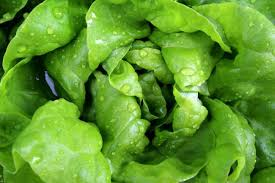
#> input picture data/split/test/biological/biological_10.jpg, 275 x 183 px; its folder holds 3 pictures in this run
$ jupyter execute --allow-errors 03_new_enhancement.ipynb
#> lines starting #> are read from the running program, lines starting #| are printed output that depends on the picture; pictures that were not available may be replaced by others from this repository, and a replacement may not be noted
#> in process_and_save_dataset, image is the input picture: shape (183, 275, 3); mean B, G, R 45, 152.2, 96.4
[cell 1]
from pathlib import Path

import cv2
import numpy as np
import matplotlib.pyplot as plt

import tensorflow as tf

[cell 2]
DATA_DIR = Path("../data/split")

TRAIN_DIR = DATA_DIR / "train"
VAL_DIR = DATA_DIR / "val"
TEST_DIR = DATA_DIR / "test"

IMG_SIZE = (224, 224)
BATCH_SIZE = 32
SEED = 42

LOAD DATASET

#> (a cell that did not finish here is left out)

## **Enhancement**

Fungsi CLAHE

[cell 4]
# [28 lines left out: function apply_clahe, not called in this run]

Fungsi Gaussian

[cell 5]
# [9 lines left out: function apply_gaussian, not called in this run]

Clahe + Gaussian

[cell 6]
# [9 lines left out: function apply_clahe_gaussian, not called in this run]

Data Sample

#> (a cell that did not finish here is left out)

Histogram sebelum dan Sesudah CLAHE

#> (a cell that did not finish here is left out)

[cell 9]
print("=== ORIGINAL ===")

#> (the rest of this cell did not finish here and is left out)

#> (a cell that did not finish here is left out)

Save as New Dataset

[cell 11]
from pathlib import Path

ENHANCED_DIR = Path("../data/enhanced")

CLAHE_DIR = ENHANCED_DIR / "clahe"

GAUSSIAN_DIR = ENHANCED_DIR / "gaussian"

CLAHE_GAUSSIAN_DIR = (
    ENHANCED_DIR / "clahe_gaussian"
)

[cell 12]
def apply_clahe_array(image):

    lab = cv2.cvtColor(
        image,
        cv2.COLOR_RGB2LAB
    )
#> lab: shape (183, 275, 3); mean of channels 0, 1, 2 144.4, 92.4, 174.6

    l, a, b = cv2.split(lab)
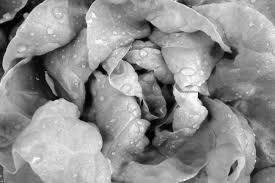
#> l: shape (183, 275); min 0, max 251, mean 144.4
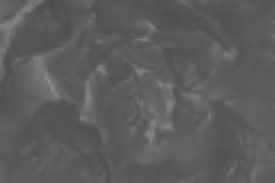
#> a: shape (183, 275); min 77, max 138, mean 92.4
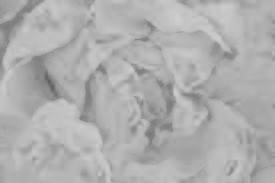
#> b: shape (183, 275); min 93, max 206, mean 174.6

    clahe = cv2.createCLAHE(
        clipLimit=2.0,
        tileGridSize=(8,8)
    )

    l = clahe.apply(l)
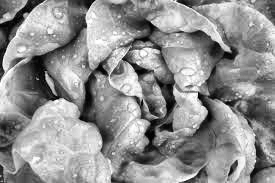
#> l: shape (183, 275); min 1, max 255, mean 144.8

    merged = cv2.merge(
        (l,a,b)
    )
#> merged: shape (183, 275, 3); mean of channels 0, 1, 2 144.8, 92.4, 174.6

    result = cv2.cvtColor(
        merged,
        cv2.COLOR_LAB2RGB
    )
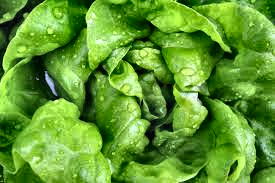
#> result: shape (183, 275, 3); mean R, G, B 97.1, 153.1, 48.5

    return result

[cell 13]
def apply_clahe_gaussian_array(image):

    image = apply_clahe_array(
        image
    )

    image = cv2.GaussianBlur(
        image,
        (3,3),
        0
    )

    return image

[cell 14]
def process_and_save_dataset(
    source_dir,
    destination_dir,
    enhancement_function
):

    source_dir = Path(source_dir)

    destination_dir = Path(
        destination_dir
    )

    for class_folder in source_dir.iterdir():

        if not class_folder.is_dir():
            continue

        print(
            f"Processing {class_folder.name}"
        )

        for image_path in class_folder.glob("*"):

            image = cv2.imread(
                str(image_path)
            )

            image = cv2.cvtColor(
                image,
                cv2.COLOR_BGR2RGB
            )

            enhanced = enhancement_function(
                image
            )

            save_path = (
                destination_dir
                / class_folder.name
                / image_path.name
            )

            enhanced = cv2.cvtColor(
                enhanced,
                cv2.COLOR_RGB2BGR
            )

            cv2.imwrite(
                str(save_path),
                enhanced
            )
#> pass 2 of the loop in process_and_save_dataset, `for class_folder in source_dir.iterdir():`:
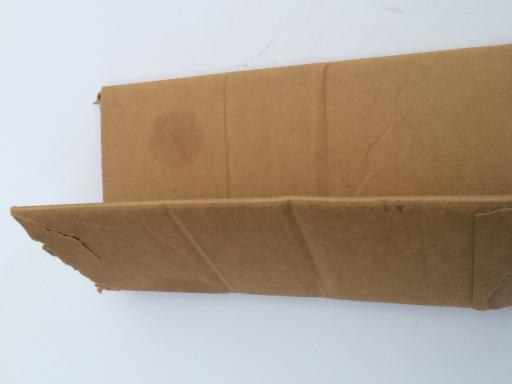
#> input picture data/split/test/cardboard/cardboard_1139.jpg, 512 x 384 px
#> in process_and_save_dataset, image is the input picture: shape (384, 512, 3); mean B, G, R 148.3, 161.9, 175.8
#> lab: shape (384, 512, 3); mean of channels 0, 1, 2 171, 132.2, 138
#> a: shape (384, 512)
#> b: shape (384, 512)
#> in apply_clahe_array (call 4), `l = clahe.apply(l)`:
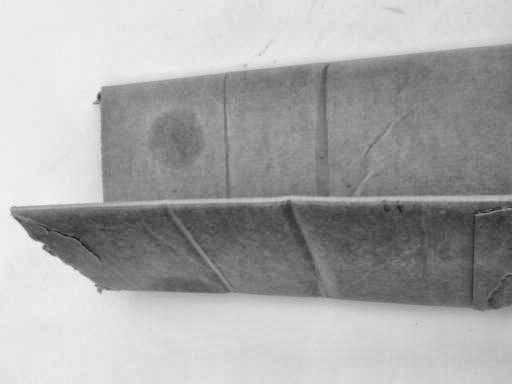
#> l: shape (384, 512); min 24, max 249, mean 168.7
#> merged: shape (384, 512, 3); mean of channels 0, 1, 2 168.7, 132.2, 138
#> in apply_clahe_array (call 4), `result = cv2.cvtColor( merged, cv2.COLOR_LAB2RGB )`:
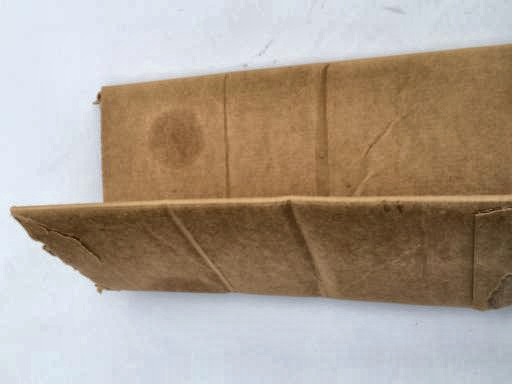
#> result: shape (384, 512, 3); mean R, G, B 173.5, 159.8, 146.5
#> enhanced: shape (384, 512, 3)
#> in apply_clahe_gaussian_array, `image = cv2.GaussianBlur( image, (3,3), 0 )`:
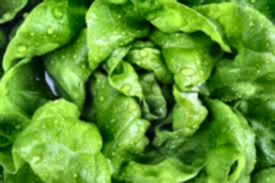
#> image: shape (183, 275, 3); mean R, G, B 97.1, 153.1, 48.5
#> pass 2 of the loop in process_and_save_dataset, `for class_folder in source_dir.iterdir():`:
#> enhanced: shape (384, 512, 3)

    print(
        f"Finished: {destination_dir}"
    )
